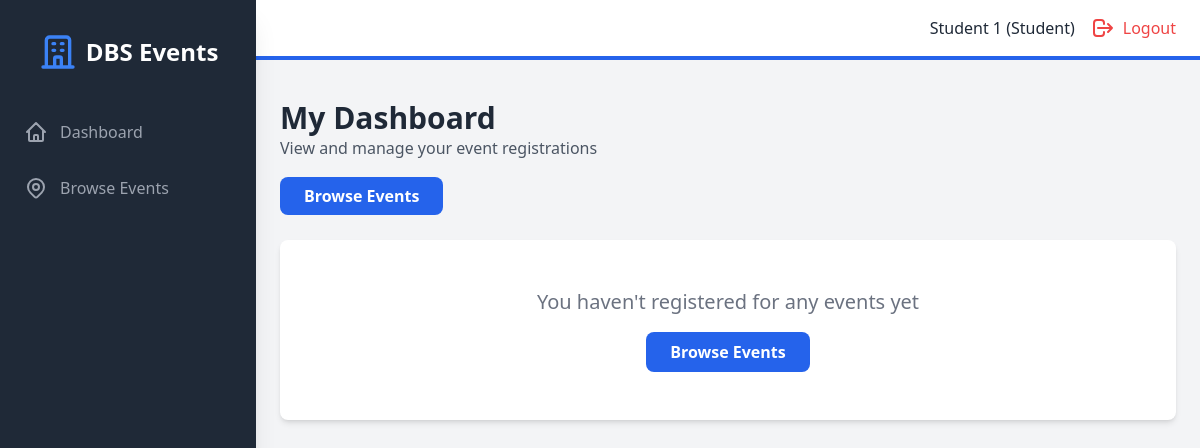
The page /student/dashboard (signed in) on the database as committed earlier.
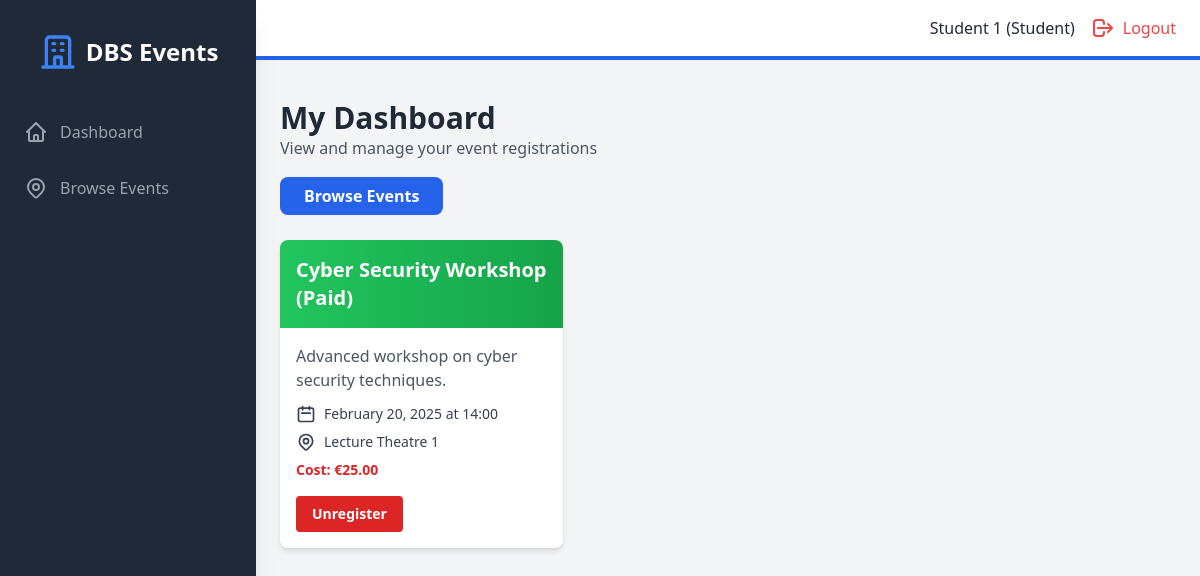
The same page on the database as committed later.
### models.py (models this page shows, shortened)
class Registration(db.Model):
    id = db.Column(db.Integer, primary_key=True)
    event_id = db.Column(db.Integer, db.ForeignKey('event.id'), nullable=False)
    student_id = db.Column(db.Integer, db.ForeignKey('user.id'), nullable=False)
    registration_date = db.Column(db.DateTime, default=datetime.utcnow)
    phone_number = db.Column(db.String(20), nullable=True)
    payment_method = db.Column(db.String(20), nullable=True) # 'onsite' or 'online'
    invoice_path = db.Column(db.String(255), nullable=True)
    __table_args__ = (db.UniqueConstraint('event_id', 'student_id', name='unique_registration'),)

class Event(db.Model):
    id = db.Column(db.Integer, primary_key=True)
    title = db.Column(db.String(200), nullable=False)
    description = db.Column(db.Text, nullable=True)
    event_date = db.Column(db.DateTime, nullable=False)
    location = db.Column(db.String(200), nullable=False)
    capacity = db.Column(db.Integer, nullable=False)
    is_paid = db.Column(db.Boolean, default=False)
    cost = db.Column(db.Float, default=0.0)
    society_id = db.Column(db.Integer, db.ForeignKey('society.id'), nullable=True)
    created_by = db.Column(db.Integer, db.ForeignKey('user.id'), nullable=False)
    created_at = db.Column(db.DateTime, default=datetime.utcnow)
    registrations = db.relationship('Registration', backref='event', lazy=True, cascade='all, delete-orphan')

### backend/routes/student.py (the view)
@student_bp.route("/student/dashboard", endpoint="student_dashboard")
@student_required
def student_dashboard():
    my_registrations = Registration.query.filter_by(student_id=current_user.id).all()
    return render_template("student/dashboard.html", registrations=my_registrations)

### backend/main.py (called while the page is built)
@login_manager.user_loader
def load_user(user_id):
    return User.query.get(int(user_id))

### frontend/templates/student/dashboard.html (shortened to what this page needs)
{% extends "base.html" %}
{% block auth_content %}
<div class="mb-6">
    <h1 class="text-3xl font-bold text-gray-800">My Dashboard</h1>
    <p class="text-gray-600">View and manage your event registrations</p>
</div>
<div class="mb-8">
    <a href="{{ url_for('public.index') }}" class="bg-blue-600 text-white px-6 py-2 rounded-lg hover:bg-blue-700 font-semibold">
        Browse Events
    </a>
</div>
{% if registrations %}
<div class="grid grid-cols-1 md:grid-cols-2 lg:grid-cols-3 gap-6">
    {% for reg in registrations %}
    <div class="bg-white rounded-lg shadow-md overflow-hidden hover:shadow-lg transition">
        <div class="bg-gradient-to-r from-green-500 to-green-600 p-4">
            <h3 class="text-xl font-bold text-white">{{ reg.event.title }}</h3>
        </div>
        <div class="p-4">
            <p class="text-gray-600 mb-3">{{ reg.event.description[:100] }}{% if reg.event.description|length > 100 %}...{% endif %}</p>
            <div class="space-y-2 text-sm mb-4">
                <div class="flex items-center text-gray-700">
                    <svg class="w-5 h-5 mr-2" fill="none" stroke="currentColor" viewBox="0 0 24 24">
                        <path stroke-linecap="round" stroke-linejoin="round" stroke-width="2" d="M8 7V3m8 4V3m-9 8h10M5 21h14a2 2 0 002-2V7a2 2 0 00-2-2H5a2 2 0 00-2 2v12a2 2 0 002 2z"></path>
                    </svg>
                    {{ reg.event.event_date.strftime('%B %d, %Y at %H:%M') }}
                </div>
                <div class="flex items-center text-gray-700">
                    {{ reg.event.location }}
                </div>
                {% if reg.event.is_paid %}
                <div class="flex items-center text-red-600 font-semibold">
                    Cost: €{{ "%.2f" | format(reg.event.cost) }}
                </div>
                {% else %}
                <div class="flex items-center text-green-600 font-semibold">
                    Cost: Free
                </div>
                {% endif %}
            </div>
            <div class="mt-4 flex gap-2">
                <a href="{{ url_for('student.unregister_event', event_id=reg.event.id) }}"
                   class="inline-block bg-red-600 text-white px-4 py-2 rounded hover:bg-red-700 font-semibold text-sm">
                    Unregister
                </a>
            </div>
        </div>
    </div>
    {% endfor %}
</div>
{% else %}
<div class="text-center py-12 bg-white rounded-lg shadow-md">
    <p class="text-gray-500 text-xl mb-4">You haven't registered for any events yet</p>
    <a href="{{ url_for('public.index') }}" class="inline-block bg-blue-600 text-white px-6 py-2 rounded-lg hover:bg-blue-700 font-semibold">
        Browse Events
    </a>
</div>
{% endif %}
{% endblock %}

Rows that differ between the two databases and show on the page:
added Registration: event "Cyber Security Workshop (Paid)", event "Advanced workshop on cyber security techniques.", event.event_date "February 20, 2025 at 14:00", event.location "Lecture Theatre 1"
now on this page (row unchanged): Event: event.cost "25.00"
Other text that changed with them:
text no longer shown: "You haven't registered for any events yet Browse Events"
